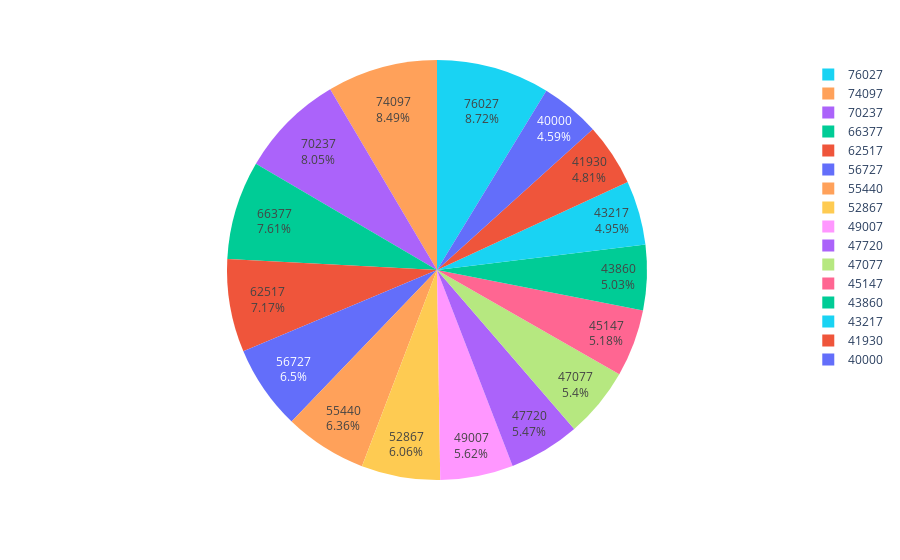

The cell this chart's notebook holds for it:
### Code cell
fig = px.pie(df, values='Salary', names='Salary', color='Salary')
fig.update_traces(textposition='inside', textinfo='percent+label')
fig.show()

### Figure 1 — Plotly figure (JSON) as saved in the notebook; plotly's stock layout.template omitted (floating-point values rounded to 4 significant figures)
{"data": [{"customdata": [[40000], [41930], [43860], [47720], [55440], [43217], [45147], [47077], [49007], [52867], [56727], [62517], [66377], [70237], [74097], [76027]], "domain": {"x": [0, 1], "y": [0, 1]}, "hovertemplate": "Salary=%{customdata[0]}<extra></extra>", "labels": [40000, 41930, 43860, 47720, 55440, 43217, 45147, 47077, 49007, 52867, 56727, 62517, 66377, 70237, 74097, 76027], "legendgroup": "", "marker": {"colors": ["#636efa", "#EF553B", "#00cc96", "#ab63fa", "#FFA15A", "#19d3f3", "#FF6692", "#B6E880", "#FF97FF", "#FECB52", "#636efa", "#EF553B", "#00cc96", "#ab63fa", "#FFA15A", "#19d3f3"]}, "name": "", "showlegend": true, "textinfo": "percent+label", "textposition": "inside", "type": "pie", "values": [40000, 41930, 43860, 47720, 55440, 43217, 45147, 47077, 49007, 52867, 56727, 62517, 66377, 70237, 74097, 76027]}], "layout": {"legend": {"tracegroupgap": 0}, "margin": {"t": 60}}}
